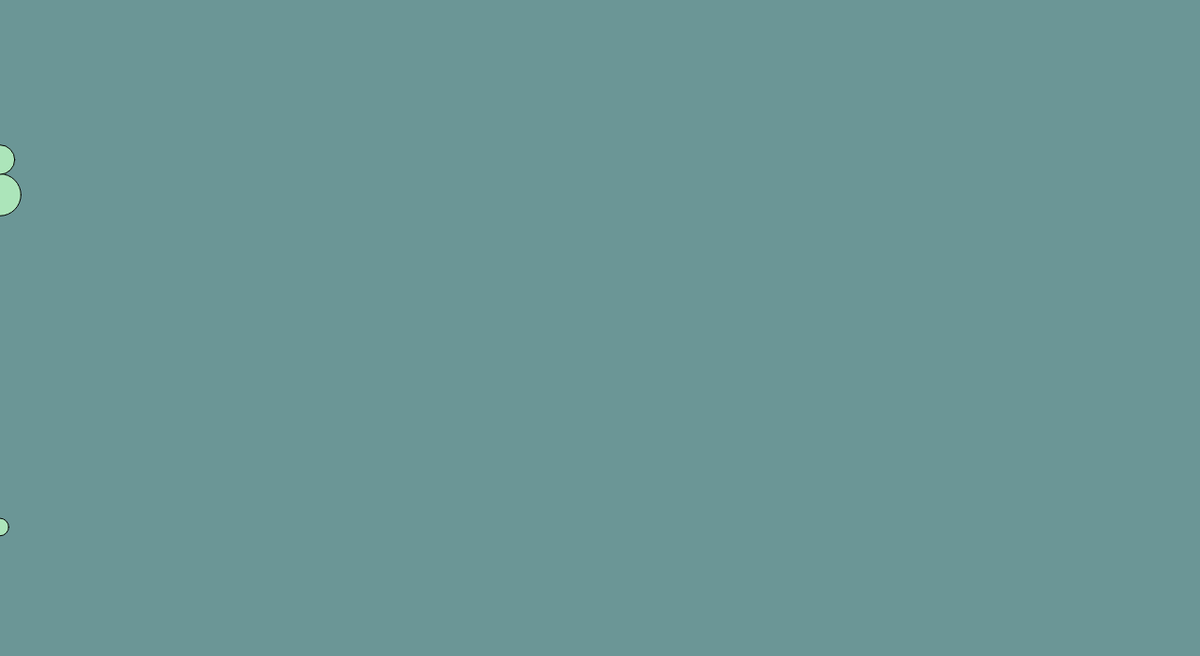
Frame 1 (no input)
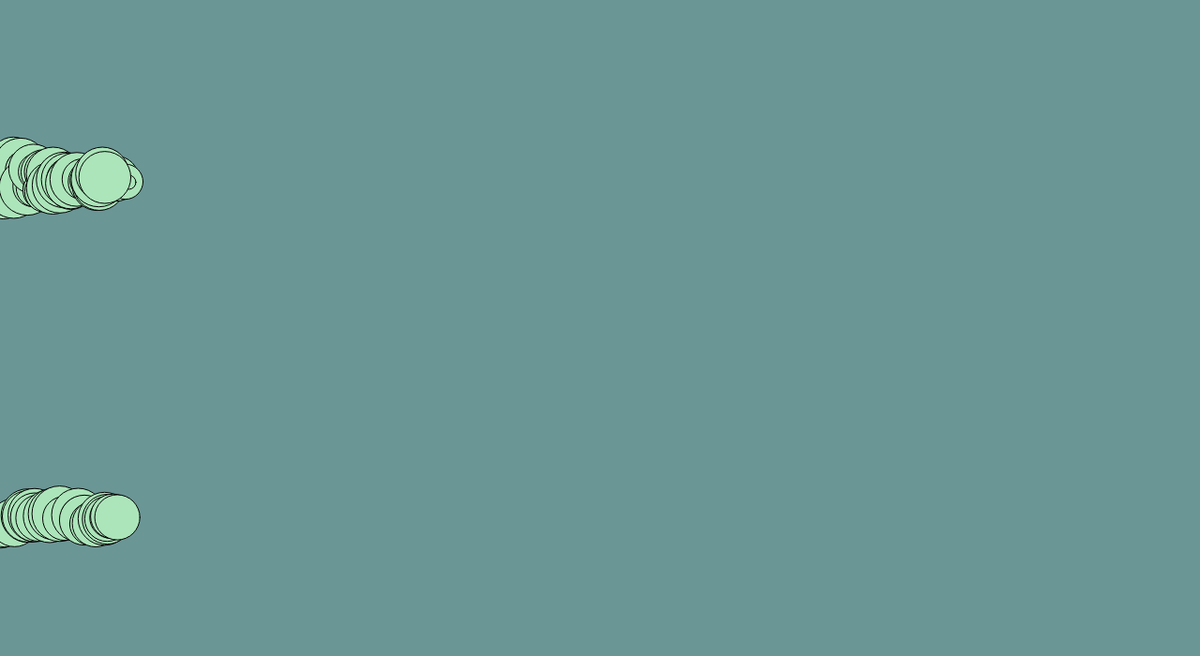
Frame 60 (no input)
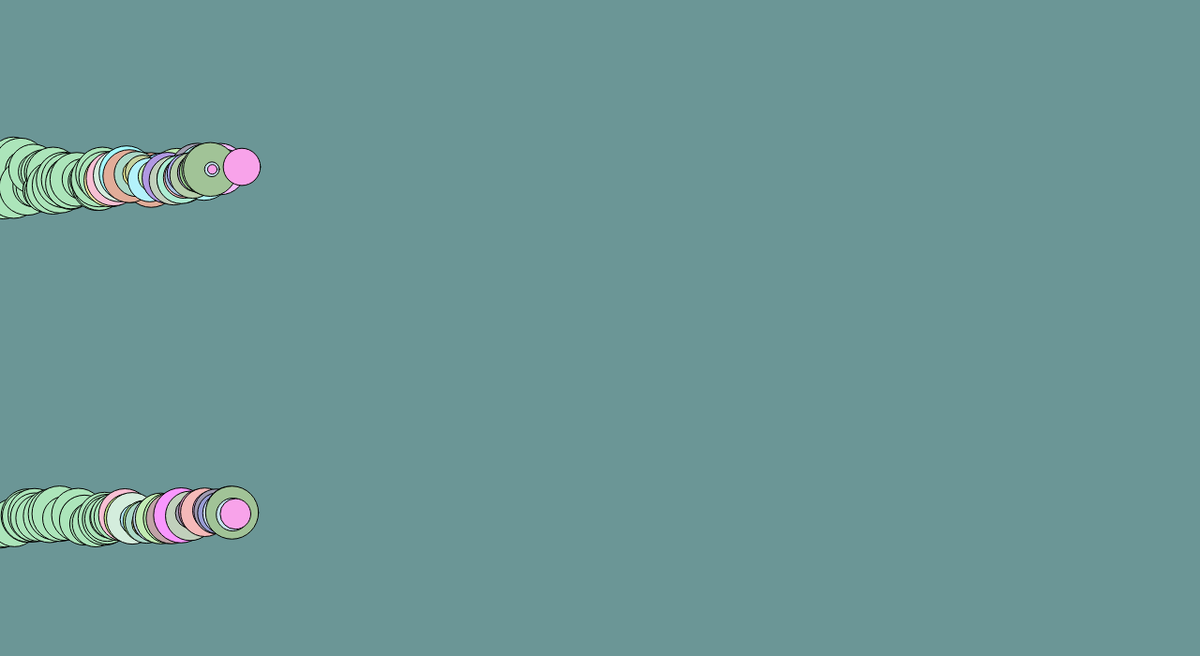
Frame 120 (the mouse pressed at the canvas centre since frame 60)

The p5.js sketch that drew these frames (run headless with seeded random() and noise() and a simulated clock; from frame 60 on, the mouse is pressed at the canvas centre):

// p5.js sketch
// ── sketch.js
let cor;
let x;
let y;

function setup() {
 createCanvas(1280, 700);
 background(random(0, 150), (0, 150), (0, 150));
 
 
 cor = color(random(150, 255), random(150 ,255), random(150, 255));
 x = [0, 0, 0];
 y = [random(height), random(height), random(height)];
}

function draw() {

 fill (cor);
 
 for(let contador in x) {
circle (x[contador], y[contador], random(10, 60)); 
 x[contador] += random(0, 4);
 y[contador] += random(-3, 3);   

 
 if(x[contador] >= width) {
   x[contador] = 0;
   y[contador] = random(height);
   }
 } 
 if(mouseIsPressed) {
   cor = color(random(150, 255), random(150 ,255), random(150, 255)) }
}
